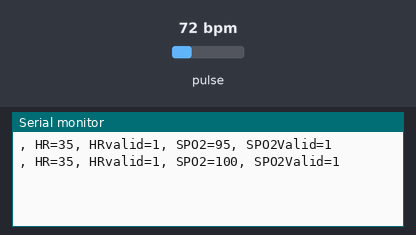
Simulated run of this sketch. Board: Arduino Uno, built with avr-gcc and run on an emulated ATmega328P. Parts: the last lines printed to the serial monitor. The test bench sets the inputs (shaded band); at power-on: pulse 72 bpm.

Above: at 2.7 s.
2.8 s: pulse set to 42 bpm
At 3.33 s:
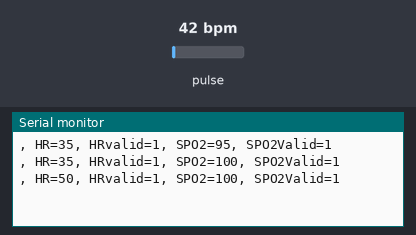
4.3 s: pulse set to 70 bpm
At 4.33 s:
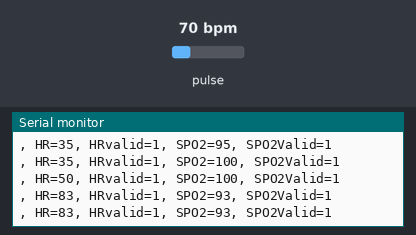
Timing chart, 0 to 7.3 s (numbered marks = the images above; inputs shaded):
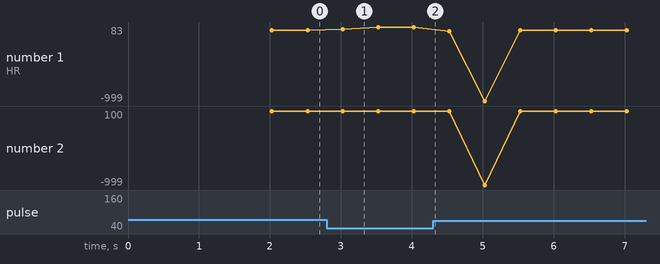

Measured:
- after the input at 2.8 s, the serial monitor: prints a new line after 0.23 s (image 1)
- plotted number 1: 35 → 83 after the input at 2.8 s, 83 → 34 after the input at 4.3 s

The sketch:

ex_spo2.ino
```cpp
#include <Wire.h>
#include "MAX30105.h"

#define BUF_PART_LOAD 25
#define FreqS 25    //sampling frequency
#define BUFFER_SIZE (FreqS * 4)
#define MA4_SIZE 4 // DONOT CHANGE
#define MAX_LOCS 15

void buffer_fifo(byte part);
void hr_spo2();
void _HR_and_SPO2(uint16_t *ir_buffer, uint16_t *red_buffer, int n, int *spo2, int8_t *svalid, int *hr, int8_t *hvalid);
uint16_t irBuffer[BUFFER_SIZE]; //infrared LED sensor data
uint16_t redBuffer[BUFFER_SIZE];  //red LED sensor data

MAX30105 particleSensor;

#define MAX_BRIGHTNESS 255

void setup()
{
  Serial.begin(115200); // initialize serial communication at 115200 bits per second:

  // Initialize sensor
  if (!particleSensor.begin(Wire, I2C_SPEED_FAST)) //Use default I2C port, 400kHz speed
  {
    Serial.println(F("MAX30105 was not found. Please check wiring/power."));
    while (1);
  }

//  Serial.println(F("Attach sensor to finger with rubber band. Press any key to start conversion"));
//  while (Serial.available() == 0) ; //wait until user presses a key
//  Serial.read();

  byte ledBrightness = 60; //Options: 0=Off to 255=50mA
  byte sampleAverage = 2; //Options: 1, 2, 4, 8, 16, 32
  byte ledMode = 2; //Options: 1 = Red only, 2 = Red + IR, 3 = Red + IR + Green
  byte sampleRate = 100; //Options: 50, 100, 200, 400, 800, 1000, 1600, 3200
  int pulseWidth = 411; //Options: 69, 118, 215, 411
  int adcRange = 4096; //Options: 2048, 4096, 8192, 16384

  particleSensor.setup(ledBrightness, sampleAverage, ledMode, sampleRate, pulseWidth, adcRange); //Configure sensor with these settings
  buffer_fifo(BUF_PART_LOAD);
  buffer_fifo(BUF_PART_LOAD);
  buffer_fifo(BUF_PART_LOAD);
//  Serial.print("red i-red");
//  Serial.print("ir-filtr thr locs");
}

void loop()
{
//buffer length of 100 stores 4 seconds of samples running at 25sps
  buffer_fifo(BUF_PART_LOAD);
  hr_spo2();
//    stream_ir();
}

#define FILTR100 16
uint16_t afilter(int32_t *y, uint16_t x)
{ //a=2Pi*fc*Ts/(1+2Pi*fc*Ts) n=1/a
  //y=a*x+(1-a)y=ax+y-ay y+=a(x-y) ny+=(x-ny/n) init: ny=x*n

  if ((*y)==0x80000000) *y=(int32_t)x*FILTR100;
  (*y)-=(*y)/FILTR100;
  (*y)+=x;
  return (*y)/FILTR100;
}

int32_t moveavg4pt(int32_t *y, int32_t x)
{
  int32_t tmp;
  y[0]=y[1]; y[1]=y[2]; y[2]=y[3]; y[3]=x;
  tmp=y[0]+y[1]+y[2]+y[3];
  return tmp/4;
}

int32_t fr=0x80000000;
int32_t fi=0x80000000;
int32_t mvr[4];
int32_t mvi[4];

void stream_ir()
{
  uint16_t r,ir;
  int32_t yr,yi;
  int32_t zr,zi;
  int32_t mr,mi;
  while (particleSensor.available() == false) //do we have new data?
  particleSensor.check(); //Check the sensor for new data

  r = particleSensor.getRed();
  ir = particleSensor.getIR();
  particleSensor.nextSample(); //We're finished with this sample so move to next sample

  yr=afilter(&fr,r);
  yi=afilter(&fi,ir);
  zr=-1*(r-yr);
  zi=-1*(ir-yi);
  mr=moveavg4pt(mvr,zr);
  mi=moveavg4pt(mvi,zi);
}

void hr_spo2()
{

  int    spo2; //SPO2 value
  int8_t validSPO2; //indicator to show if the SPO2 calculation is valid
  int    heartRate; //heart rate value
  int8_t validHeartRate; //indicator to show if the heart rate calculation is valid

  _HR_and_SPO2(irBuffer, redBuffer, BUFFER_SIZE, &spo2, &validSPO2, &heartRate, &validHeartRate);

  Serial.print(F(", HR="));
  Serial.print(heartRate, DEC);

  Serial.print(F(", HRvalid="));
  Serial.print(validHeartRate, DEC);

  Serial.print(F(", SPO2="));
  Serial.print(spo2, DEC);

  Serial.print(F(", SPO2Valid="));
  Serial.println(validSPO2, DEC);
}

void fill_buffer(int i)
{
  while (particleSensor.available() == false) //do we have new data?
    particleSensor.check(); //Check the sensor for new data

  redBuffer[i] = particleSensor.getRed();
  irBuffer[i] = particleSensor.getIR();
  particleSensor.nextSample(); //We're finished with this sample so move to next sample
}

void buffer_fifo(byte part)
{
    for (byte i = part; i < BUFFER_SIZE; i++) {
      redBuffer[i-part]=redBuffer[i];
      irBuffer[i-part]=irBuffer[i];
    }
    for (byte i = BUFFER_SIZE-part; i < BUFFER_SIZE; i++) fill_buffer(i);
}

//uch_spo2_table is approximated as  -45.060*ratioAverage* ratioAverage + 30.354 *ratioAverage + 94.845 ;
const uint8_t spo2_table[184] PROGMEM = { 95, 95, 95, 96, 96, 96, 97, 97, 97, 97, 97, 98, 98, 98, 98, 98, 99, 99, 99, 99,
                                          99, 99, 99, 99, 100, 100, 100, 100, 100, 100, 100, 100, 100, 100, 100, 100, 100, 100, 100, 100,
                                          100, 100, 100, 100, 99, 99, 99, 99, 99, 99, 99, 99, 98, 98, 98, 98, 98, 98, 97, 97,
                                          97, 97, 96, 96, 96, 96, 95, 95, 95, 94, 94, 94, 93, 93, 93, 92, 92, 92, 91, 91,
                                          90, 90, 89, 89, 89, 88, 88, 87, 87, 86, 86, 85, 85, 84, 84, 83, 82, 82, 81, 81,
                                          80, 80, 79, 78, 78, 77, 76, 76, 75, 74, 74, 73, 72, 72, 71, 70, 69, 69, 68, 67,
                                          66, 66, 65, 64, 63, 62, 62, 61, 60, 59, 58, 57, 56, 56, 55, 54, 53, 52, 51, 50,
                                          49, 48, 47, 46, 45, 44, 43, 42, 41, 40, 39, 38, 37, 36, 35, 34, 33, 31, 30, 29,
                                          28, 27, 26, 25, 23, 22, 21, 20, 19, 17, 16, 15, 14, 12, 11, 10, 9, 7, 6, 5,
                                          3, 2, 1
                                        } ;

int     npks, valley_locs[MAX_LOCS] ;

uint32_t xx_mean;
int xx(int *x)
{
    uint16_t *u=(uint16_t)x;
    int32_t tmp=0;
    tmp += -1 * (*u++ - xx_mean);
    tmp += -1 * (*u++ - xx_mean);
    tmp += -1 * (*u++ - xx_mean);
    tmp += -1 * (*u++ - xx_mean);
    return tmp/(int32_t)4;
}

int  _peaks_above_min_height(int *locs,  int  *x, int n, int min_height, int max_num);
int  _remove_close_peaks(int *locs, int npks, int min_distance);
void _sort_indices_descend(int  *x, int *indx, int n);
void _sort_ascend(int *x, int n);
int  _xxpeaks_above_min_height(int *locs,  int  *x, int n, int min_height, int max_num);
void _xxsort_indices_descend(int  *x, int *indx, int n);


uint32_t _calc_dc(uint16_t *ubuf, int n)
{
  uint32_t mean = 0;
  for (int k = 0 ; k < n; k++) mean += ubuf[k] ;
  return mean/n;
}

void _moving_average4pt(int *x, int n)
{
  for (int k = 0; k < n - MA4_SIZE; k++) {
    int32_t tmp = x[k] + x[k+1] + x[k+2] + x[k+3];
    x[k] = tmp / 4;
  }
}

int _calc_threshold(int *x, int n, int min_allowed, int max_allowed)
{
  int32_t th1 = 0;
  for (int k = 0 ; k < n; k++)
    th1 +=  x[k];
  th1 /=  n;
  if (th1 < min_allowed) th1 = min_allowed;
  if (th1 > max_allowed) th1 = max_allowed;
  return th1;
}

int _xxcalc_threshold(int *x, int n, int min_allowed, int max_allowed)
{
  int32_t th1 = 0;
  for (int k = 0 ; k < n; k++)
    th1 +=  xx(&x[k]);
  th1 /=  n;
  if (th1 < min_allowed) th1 = min_allowed;
  if (th1 > max_allowed) th1 = max_allowed;
  return th1;
}

void _null_data(int *locs, int n)
{
    for (int k = 0 ; k < n; k++) locs[k] = 0;
}

int32_t _interval_sum(int *locs, int n)
{
  int32_t sum=0;
  for (int k = 1; k < n; k++) sum += locs[k] - locs[k-1];
  return sum;
}

void _max_and_idx(uint16_t *x, int l, int lp, int *idx, int32_t *val)
{
      *val=-17000000; // minimal negavtive signed 24bit
      *idx=0;
      for (int i = l; i < lp; i++)
        if (x[i] > *val) {
          *val = x[i];
          *idx = i;
        }
}

int32_t _calc_ac(uint16_t *y, int x1, int x2, int pkidx)
{
  int32_t ac,y1,y2,ym;
  y1=y[x1]; // line by two points
  y2=y[x2];
  ym=y[pkidx];
  ac = (y2 - y1) * (pkidx - x1); // {parital slope}*{peak x offset}
  ac = y1 + ac / (x2 - x1); // {inter valley slope}*{peak x offset}
  ac = ym - ac;   // subracting linear DC compoenents from raw
  return ac;
}

int _ratio_avg(int *x, int n)
{
  int  middle = n / 2;

  _sort_ascend(x, n);

  if (middle > 1)
    return (x[middle-1] + x[middle]) / 2; // use median
  else
    return x[middle];
}


void _find_pulse(uint16_t *buf, int n)
{
//  int an_x[BUFFER_SIZE];

  _null_data(valley_locs, MAX_LOCS);

  uint32_t un_ir_mean = _calc_dc(buf, n);
  xx_mean = un_ir_mean;

  // remove DC and invert signal so that we can use peak detector as valley detector
//  for (int k = 0 ; k < n; k++ )
//    an_x[k] = -1 * (buf[k] - un_ir_mean) ;
//  _moving_average4pt(an_x, n);
  int *an_x=(int*)buf;

  int th1 = _xxcalc_threshold(an_x, n, 30, 60);
  // since we flipped signal, we use peak detector as valley detector
  npks = _xxpeaks_above_min_height(valley_locs, an_x, n, th1, MAX_LOCS);

  _xxsort_indices_descend(an_x, valley_locs, npks);  // Order peaks from large to small
  npks = _remove_close_peaks(valley_locs, npks, 4); // min distance = 4
  _sort_ascend(valley_locs, npks);  // Resort indices to ascending order
  npks = min(npks, MAX_LOCS);
}

void _HR_and_SPO2(uint16_t *ir_buffer, uint16_t *red_buffer, int n, int *spo2, int8_t *svalid, int *hr, int8_t *hvalid)
{
  uint16_t *an_x, *an_y;

  *hr = -999; // unable to calculate because # of peaks are too small
  *hvalid  = 0;

  if (ir_buffer == NULL) return;
  _find_pulse(ir_buffer, n);

  if (npks >= 2) {
    *hr = ( (FreqS * 60 * (npks-1)) / _interval_sum(valley_locs, npks) );
    *hvalid  = 1;
  }

  if (red_buffer == NULL) return;
  //  load raw value again for SPO2 calculation : RED(=y) and IR(=X)
  an_x =  ir_buffer;
  an_y =  red_buffer;

  *spo2 =  -999 ; // do not use SPO2 since valley loc is out of range
  *svalid  = 0;
  // find precise min near valley_locs
  for (int k = 0; k < npks; k++) if (valley_locs[k] >= n) return;

  //using exact_ir_valley_locs , find ir-red DC andir-red AC for SPO2 calibration an_ratio
  //finding AC/DC maximum of raw
  int an_ratio[5];
  int i_ratio_count = 0;
  _null_data(an_ratio, 5);

  // find max between two valley locations
  // and use an_ratio betwen AC compoent of Ir & Red and DC compoent of Ir & Red for SPO2
  for (int k = 0; k < npks - 1; k++) {
      int lp=valley_locs[k+1];
      int l=valley_locs[k];
      if (lp - l <= 3) continue;

      int x_dc_max_idx, y_dc_max_idx;
      int32_t x_dc_max, y_dc_max;
      // peak detect between valleys - value and index
      _max_and_idx(an_x, l, lp, &x_dc_max_idx, &x_dc_max);
      _max_and_idx(an_y, l, lp, &y_dc_max_idx, &y_dc_max);

      int32_t y_ac = _calc_ac(an_y, l, lp, y_dc_max_idx); //red
      int32_t x_ac = _calc_ac(an_x, l, lp, x_dc_max_idx); // ir

      int32_t nume = (y_ac * x_dc_max) >> 7 ; //prepare X100 to preserve floating value
      int32_t denom = (x_ac * y_dc_max) >> 7;
      if (i_ratio_count < 5 && denom > 0  &&  nume != 0) {
        //formular is (y_ac/y_dc_max) / (x_ac/x_dc_max) = (y_ac*x_dc_max) / (x_ac*y_dc_max)
        an_ratio[i_ratio_count++] = (nume * 100) / denom;
        i_ratio_count++;
      }
  }

  // choose median value since PPG signal may varies from beat to beat
  int ratio_average = _ratio_avg(an_ratio, i_ratio_count);
  if (ratio_average > 2 && ratio_average < 184) {
    *spo2 = pgm_read_byte_near(spo2_table + ratio_average);
    *svalid  = 1;//  float_SPO2 =  -45.060*n_ratio_average* n_ratio_average/10000 + 30.354 *n_ratio_average/100 + 94.845 ;  // for comparison with table
  }
}

int _peaks_above_min_height(int *locs,  int  *x, int n, int min_height, int max_num)
{
  int i = 1, width;
  int npks = 0;

  while (i < n - 1)
    if (x[i] > min_height && x[i] > x[i-1])     // find left edge of potential peaks
    {
      for (width = 1; i + width < n && x[i] == x[i+width]; width++); // find flat peaks
      if (x[i] > x[i+width] && npks < max_num)   // find right edge of peaks
      {
        locs[npks] = i;
        npks++;
        i += width + 1; // for flat peaks, peak location is left edge
      } else
        i += width;
    } else
      i++;
  return npks;
}

int _xxpeaks_above_min_height(int *locs,  int  *x, int n, int min_height, int max_num)
{
  int i = 1, width;
  int npks = 0;

  while (i < n - 1) {
    int xi=xx(&x[i]);
    if (xi > min_height && xi > xx(&x[i-1]))     // find left edge of potential peaks
    {
      for (width = 1; i + width < n && xi == xx(&x[i+width]); width++); // find flat peaks
      if (xi > xx(&x[i+width]) && npks < max_num)   // find right edge of peaks
      {
        locs[npks] = i;
        npks++;
        i += width + 1; // for flat peaks, peak location is left edge
      } else
        i += width;
    } else
      i++;
  }
  return npks;
}

int _remove_close_peaks(int *locs, int npks, int min_distance)
{
  int old_npks, dist;

  for (int i = -1; i < npks; i++ ) {
    old_npks = npks;
    npks = i + 1;
    for (int j = i + 1; j < old_npks; j++ ) {
      dist =  locs[j] - (i == -1 ? -1 : locs[i] ); // lag-zero peak of autocorr is at index -1
      if (dist > min_distance || dist < -min_distance )
        locs[npks++] = locs[j];
    }
  }
  return npks;
}

void _sort_ascend(int *x, int n)
{
  // insertion sort
  for (int i = 1; i < n; i++) {
    int j = i, temp = x[i];
    for (; j > 0 && temp < x[j - 1]; j--)
      x[j] = x[j-1];
    x[j] = temp;
  }
}

void _sort_indices_descend(int  *x, int *indx, int n)
{
  for (int i = 1; i < n; i++) {
    int j = i, temp = indx[i];
    for (; j > 0 && x[temp] > x[indx[j-1]]; j--)
      indx[j] = indx[j-1];
    indx[j] = temp;
  }
}

void _xxsort_indices_descend(int  *x, int *indx, int n)
{
  for (int i = 1; i < n; i++) {
    int j = i, temp = indx[i];
    for (; j > 0 && xx(&x[temp]) > xx(&x[indx[j-1]]); j--)
      indx[j] = indx[j-1];
    indx[j] = temp;
  }
}
```
